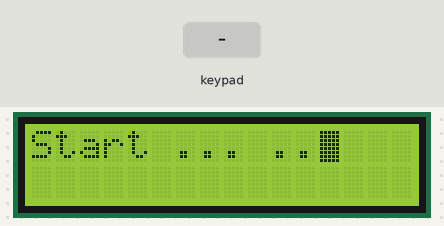
A sketch run on a simulated Arduino Uno, built with avr-gcc and run on an emulated ATmega328P. Parts: 16×2 character LCD. Inputs (shaded band) come from the test bench. What the sketch prints to the serial monitor is not drawn.

Above: at 1.2 s.
1.3 s: keypad keys 5 4 3 2 # pressed 0.4 s apart
At 3.7 s:
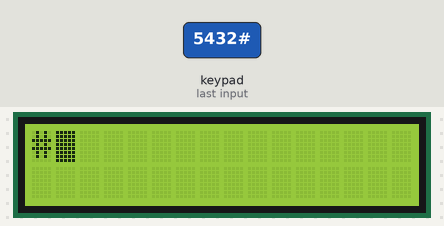
4.8 s: key 'A' pressed
At 5.2 s:
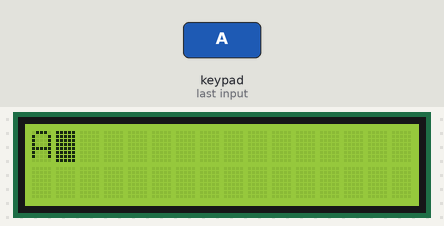
6.3 s: key 'B' pressed
At 7.5 s:
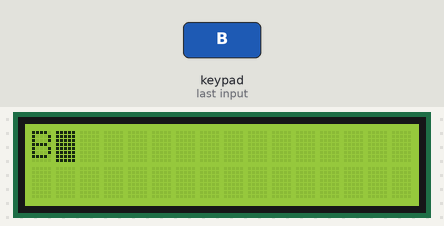
7.8 s: keypad keys 5 4 3 2 * pressed 0.4 s apart
At 9.9 s:
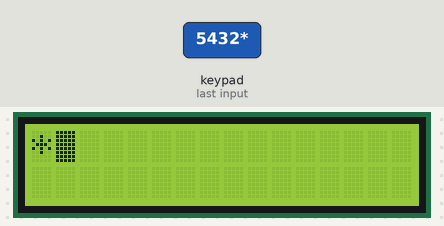
11.3 s: key 'C' pressed
At 12.4 s:
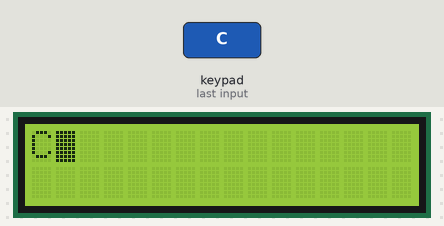
12.8 s: keypad keys 5 4 3 2 D pressed 0.4 s apart
At 13.01 s:
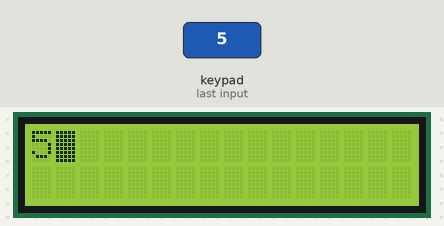
Timing chart, 0 to 15.8 s (numbered marks = the images above; inputs shaded):
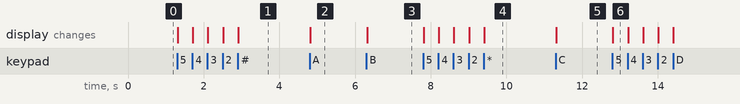

Measured:
- after the input at 1.3 s, the display: first changes at once (image 1 shows a later state)
- after the input at 4.8 s, the display: changes at once (image 2)
- after the input at 6.3 s, the display: changes at once (image 3)
- after the input at 7.8 s, the display: first changes at once (image 4 shows a later state)
- after the input at 11.3 s, the display: changes at once (image 5)
- after the input at 12.8 s, the display: changes at once (image 6)

The sketch:

Klawiatura.ino
```cpp
#include <Keypad.h>
#include <LiquidCrystal_I2C.h>
const byte ROWS = 4;
const byte COLS = 4;

byte rowPins[ROWS] = {5, 4, 3, 2};
byte colPins[COLS] = {6, 7, 8, 9};

char keys[ROWS][COLS] = {
  {'1','2','3','A'},
  {'4','5','6','B'},
  {'7','8','9','C'},
  {'*','0','#','D'},
};
LiquidCrystal_I2C lcd(0x27, 16, 2);
Keypad klawiatura = Keypad (makeKeymap(keys), rowPins, colPins, ROWS, COLS);

void setup() {
  // put your setup code here, to run once:
  Serial.begin(9600);
  lcd.begin();
  lcd.print("Start ... ..");
  lcd.blink();
}

void loop() {
  // put your main code here, to run repeatedly:
  char klawisz = klawiatura.getKey();
  if (klawisz){
    Serial.println(klawisz);
    lcd.home();
    lcd.clear();
    lcd.print(klawisz);
  }
}
```
